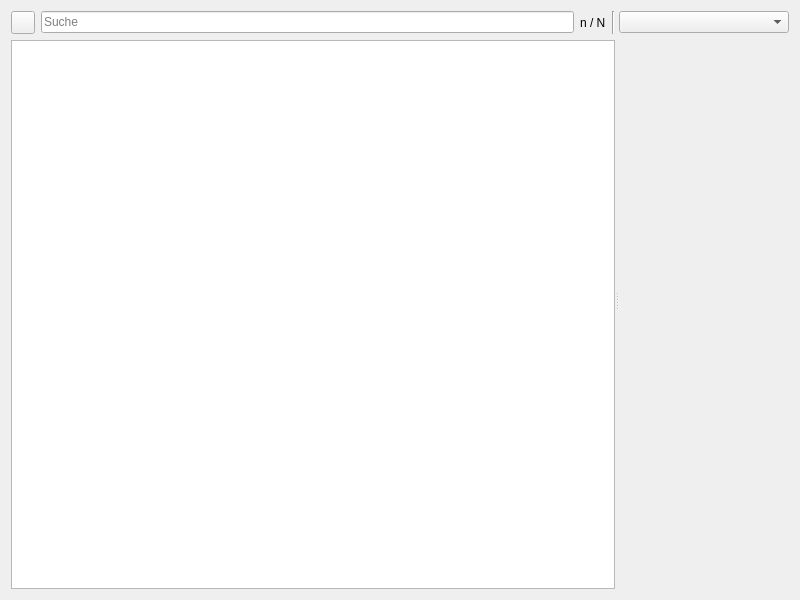
<?xml version="1.0" encoding="UTF-8"?>
<ui version="4.0">
 <class>DlgPrintout</class>
 <widget class="QDialog" name="DlgPrintout">
  <property name="geometry">
   <rect>
    <x>0</x>
    <y>0</y>
    <width>800</width>
    <height>600</height>
   </rect>
  </property>
  <property name="windowTitle">
   <string>Ausdruck</string>
  </property>
  <property name="windowIcon">
   <iconset theme="printout"/>
  </property>
  <layout class="QVBoxLayout" name="verticalLayout_3">
   <item>
    <widget class="QSplitter" name="splitter">
     <property name="orientation">
      <enum>Qt::Horizontal</enum>
     </property>
     <widget class="QWidget" name="verticalLayoutWidget_2">
      <layout class="QVBoxLayout" name="verticalLayout_2">
       <item>
        <layout class="QHBoxLayout" name="horizontalLayoutFilter">
         <item>
          <widget class="FilterButtonSud" name="btnFilter">
           <property name="icon">
            <iconset theme="filter"/>
           </property>
          </widget>
         </item>
         <item>
          <widget class="QLineEdit" name="tbFilter">
           <property name="toolTip">
            <string>&lt;html&gt;&lt;head/&gt;&lt;body&gt;&lt;p&gt;&lt;span style=&quot; font-weight:600;&quot;&gt;Textfilter&lt;/span&gt; für die Sudsuche. Gesucht wird in den Feldern &lt;span style=&quot; font-weight:600;&quot;&gt;Sudname&lt;/span&gt;, &lt;span style=&quot; font-weight:600;&quot;&gt;Kommentar&lt;/span&gt;, &lt;span style=&quot; font-weight:600;&quot;&gt;Malz&lt;/span&gt;, &lt;span style=&quot; font-weight:600;&quot;&gt;Hopfen&lt;/span&gt;, &lt;span style=&quot; font-weight:600;&quot;&gt;Hefe&lt;/span&gt;, &lt;span style=&quot; font-weight:600;&quot;&gt;Zusätze&lt;/span&gt; und &lt;span style=&quot; font-weight:600;&quot;&gt;Tags&lt;/span&gt;.&lt;/p&gt;&lt;/body&gt;&lt;/html&gt;</string>
           </property>
           <property name="placeholderText">
            <string>Suche</string>
           </property>
           <property name="clearButtonEnabled">
            <bool>true</bool>
           </property>
          </widget>
         </item>
         <item>
          <widget class="QLabel" name="lblFilter">
           <property name="text">
            <string notr="true">n / N</string>
           </property>
          </widget>
         </item>
         <item>
          <widget class="Line" name="line">
           <property name="orientation">
            <enum>Qt::Vertical</enum>
           </property>
          </widget>
         </item>
        </layout>
       </item>
       <item>
        <widget class="TableView" name="table">
         <property name="contextMenuPolicy">
          <enum>Qt::CustomContextMenu</enum>
         </property>
         <property name="editTriggers">
          <set>QAbstractItemView::NoEditTriggers</set>
         </property>
         <property name="alternatingRowColors">
          <bool>true</bool>
         </property>
         <property name="selectionMode">
          <enum>QAbstractItemView::SingleSelection</enum>
         </property>
         <property name="selectionBehavior">
          <enum>QAbstractItemView::SelectRows</enum>
         </property>
         <property name="sortingEnabled">
          <bool>true</bool>
         </property>
         <attribute name="verticalHeaderVisible">
          <bool>false</bool>
         </attribute>
         <attribute name="verticalHeaderDefaultSectionSize">
          <number>20</number>
         </attribute>
        </widget>
       </item>
      </layout>
     </widget>
     <widget class="QWidget" name="verticalLayoutWidget">
      <layout class="QVBoxLayout" name="verticalLayout">
       <item>
        <widget class="QComboBox" name="cbAuswahl">
         <property name="toolTip">
          <string>&lt;html&gt;&lt;head/&gt;&lt;body&gt;&lt;p&gt;Die Spalte Zusammenfassung ist eine der wichtigsten Neuerungen im Kleinen Brauhelfer v2. Sie ist extrem nützlich, wenn es um einen Abgleich zwischen ungebrauten Suden und dem Rohstofflager geht. augeschlüsselt nach Malz, Hopfen, Hefe und Zutaten werden zu wenig oder nicht vorhandene Rohstoffe rot dargestellt. Dies alle kumuliert. Entscheiden ist dabei eine eindeutige Benennung von Zutaten im &lt;span style=&quot; font-weight:700;&quot;&gt;Reiter Rohstoffe.&lt;/span&gt;&lt;/p&gt;&lt;p&gt;Sude für die rechte Spalte werden per Shift ausgewählt und auf dem gleichen Weg abgewählt. Eine wertvolle Hilfe, wenn es um Nachbestellungen und Orientierung über das persönliche Braugeschehen geht.&lt;/p&gt;&lt;p&gt;Über die Buttons unten lässt sich die generierte &lt;span style=&quot; font-weight:700;&quot;&gt;Zutatenliste&lt;/span&gt; als &lt;span style=&quot; font-weight:700;&quot;&gt;PDF&lt;/span&gt; abspeichern oder &lt;span style=&quot; font-weight:700;&quot;&gt;ausdrucken.&lt;/span&gt;&lt;/p&gt;&lt;/body&gt;&lt;/html&gt;</string>
         </property>
        </widget>
       </item>
       <item>
        <widget class="WdgWebViewEditable" name="webview" native="true">
         <property name="sizePolicy">
          <sizepolicy hsizetype="Expanding" vsizetype="Expanding">
           <horstretch>0</horstretch>
           <verstretch>0</verstretch>
          </sizepolicy>
         </property>
         <property name="toolTip">
          <string>&lt;html&gt;&lt;head/&gt;&lt;body&gt;&lt;p&gt;Über die Buttons unten lässt sich die generierte &lt;span style=&quot; font-weight:700;&quot;&gt;Zutatenliste&lt;/span&gt; als &lt;span style=&quot; font-weight:700;&quot;&gt;PDF&lt;/span&gt; abspeichern oder &lt;span style=&quot; font-weight:700;&quot;&gt;ausdrucken.&lt;/span&gt;&lt;/p&gt;&lt;p&gt;&lt;span style=&quot; font-weight:700; color:#ff9300;&quot;&gt;Tipp:&lt;/span&gt;&lt;span style=&quot; font-weight:700;&quot;/&gt;Eignet sich hervorragend als Einkaufszettel.&lt;/p&gt;&lt;/body&gt;&lt;/html&gt;</string>
         </property>
        </widget>
       </item>
      </layout>
     </widget>
    </widget>
   </item>
  </layout>
 </widget>
 <customwidgets>
  <customwidget>
   <class>TableView</class>
   <extends>QTableView</extends>
   <header>widgets/tableview.h</header>
  </customwidget>
  <customwidget>
   <class>WdgWebViewEditable</class>
   <extends>QWidget</extends>
   <header>widgets/wdgwebvieweditable.h</header>
   <container>1</container>
  </customwidget>
  <customwidget>
   <class>FilterButtonSud</class>
   <extends>QToolButton</extends>
   <header>widgets/filterbuttonsud.h</header>
  </customwidget>
 </customwidgets>
 <resources/>
 <connections/>
</ui>
